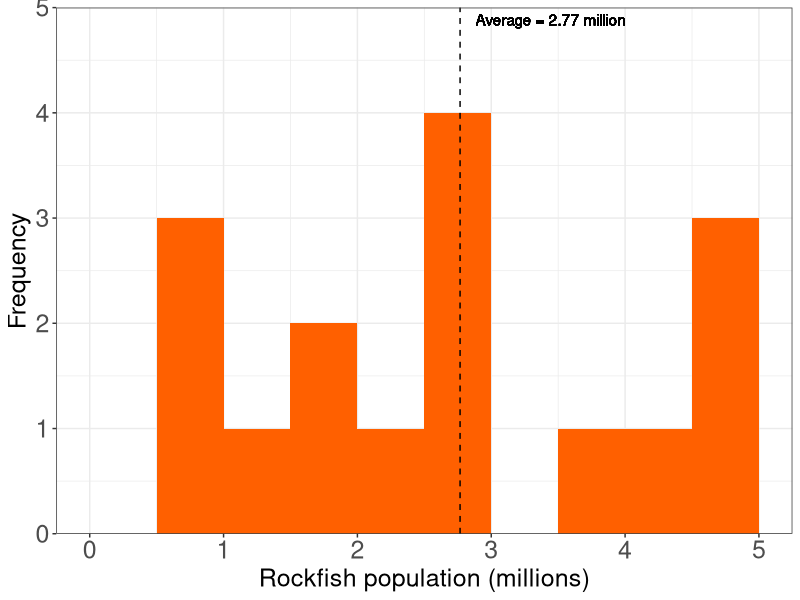

Reproduce this figure in R.
# Estimate rockfish population
library(ggplot2)

# Class
class_name <- "Denny_Period2"

# Area swept in video
area_swept_km2 <- 0.00025

# Total area of high relief habitat in puget sound
area_high_relief_km2 <- 105

# Load rockfish data
rockfish_data <- read.csv(file = "rockfish_counts.csv")

# Equation for the area swept method
rockfish_data$population <- (rockfish_data$High.Relief / area_swept_km2) * area_high_relief_km2

mean(rockfish_data$population)

max(table(cut(rockfish_data$population, seq(500000,5200000, 500000)))) + 1


# Make plot
rockfish_histogram <- ggplot(data = subset(rockfish_data, population < 15000000),
                             aes(x = population/1e6)) +
  geom_histogram(breaks = seq(500000,5200000, 500000)/1e6,
                 fill = "#FF6000") +
  geom_vline(aes(xintercept = mean(population)/1e6), 
             linetype = 2) +
  scale_x_continuous(name = "Rockfish population (millions)", 
                     limits = c(0,5e6)/1e6) +
  scale_y_continuous(name = "Frequency", 
                     limits = c(0, max(table(cut(rockfish_data$population, seq(500000,5200000, 500000)))) + 1),
                     expand = c(0,0)) +
  geom_text(aes(x = round(mean(population)/1e6, 2), 
                y = max(table(cut(population, seq(500000,5200000,500000)))) + 1, 
                label = paste0("Average = ", 
                               round(mean(population)/1e6, 2), " million")), 
            hjust = -0.1, 
            vjust = 1.5) +
  theme_bw() +
  theme(axis.text = element_text(size = 18),
        axis.title = element_text(size = 18))

png(paste0("./plots/", class_name, "_", "population_histogram.png"), width = 6, height = 6, units = "in", res = 300)
print(rockfish_histogram)
dev.off()

  
